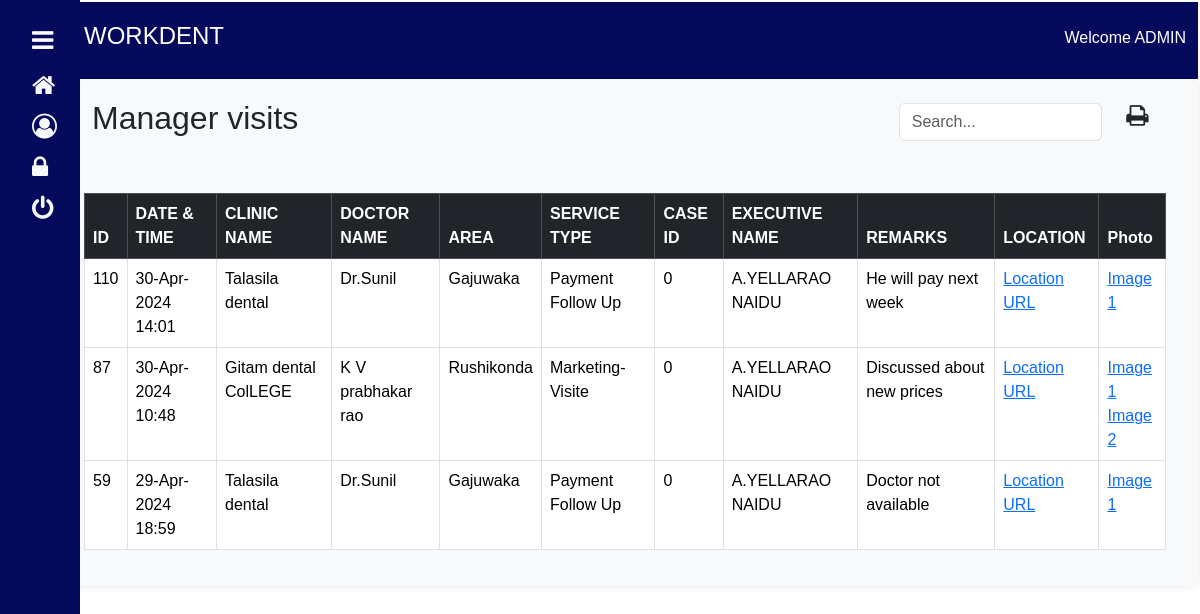
Screenshot of /workdent/admin/manager_report.php?name=A.YELLARAO+NAIDU (signed in) with the database file from the repository.
### tables this page shows
CREATE TABLE `managers` (
  `id` int(11) NOT NULL,
  `ClinicName` varchar(255) DEFAULT NULL,
  `DoctorName` varchar(255) DEFAULT NULL,
  `Service` varchar(255) DEFAULT NULL,
  `ExecutiveName` varchar(255) DEFAULT NULL,
  `AppointmentDateTime` datetime DEFAULT current_timestamp(),
  `Area` varchar(255) DEFAULT NULL,
  `Caseid` int(11) DEFAULT NULL,
  `cases` int(11) NOT NULL,
  `Remarks` text DEFAULT NULL,
  `Latitude` float DEFAULT NULL,
  `Longitude` float DEFAULT NULL,
  `Photo` varchar(100) NOT NULL
);

### workdent/admin/manager_report.php (the view, shortened to what this page needs)
<!DOCTYPE html>
<html lang="en">
<head>
  <link href="https://cdn.jsdelivr.net/npm/bootstrap@5.3.2/dist/css/bootstrap.min.css" rel="stylesheet">
  <link rel="stylesheet" href="https://cdnjs.cloudflare.com/ajax/libs/font-awesome/4.7.0/css/font-awesome.min.css">
</head>
<body onload="getLocation();">
<div id="sidebar" class=" ">
  <a href="#" onclick="toggleSidebar()" class="text-light"><i class="fa fa-bars"></i> <span>&nbsp;  MENU</span></a>
  <a href="welcome.php" class="text-light">
    <div class="icon-container">
      <i class="fa fa-home "></i>
    </div>
  </a>
  <a href="user_info.php" class="text-light">
        <div class="icon-container">
            <i class="fa fa-user-circle-o"></i>
        </div>
    </a>
  <a href="change_password.php" class="text-light">
    <div class="icon-container">
      <i class="fa fa-lock"></i>
    </div>
  </a>
  <a href="../index.php" class="text-light">
    <div class="icon-container">
      <i class="fa fa-power-off "></i>
    </div>
  </a>
</div>
<div id="main">
    <div id="nav-bg" class="container-fluid">
        <div class="row">
            <div class="col-lg-10 col-12">
                <h4 style="padding:20px;color:white">WORKDENT</h4>
            </div>
            <div class="col-lg-2">
                <span style="text-align: right; padding:20px;">
                    <a class="nav-link u-name" href="#" style="color: white;">
                        <?php
                        if(isset($_SESSION['username'])) {
                            echo "Welcome " .$_SESSION['username'];
                        } else {
                            header('Location: ../index.php');
                            exit();
                        }
                        ?>
                    </a>
                </span>
            </div>
        </div>
    </div>
 <div class="container-fluid  custom-container">
        <div class="d-flex justify-content-between align-items-center mb-4">
            <h2 style="margin-left:20px">Manager visits</h2>
           <div class="row">
                <div class="col-lg-9">
                        <div class="search-box">
                         <input type="text" class="form-control" placeholder="Search...">
                        </div>
                </div>
                <div class="col" id="printButtonWrapper">
                  <i onclick="window.print()" class="fa fa-print" style="font-size:24px"></i>
                </div>
            </div>
        </div>
        <div class="container-fluid mt-5" style="overflow-x:auto; ">
            <?php
            if (isset($_GET['name'])) {
                $name = $_GET['name'];
            } else {
                echo "Name parameter not found in the URL.";
                exit();
            }
        $servername = "localhost";
        $username = "u170552379_admin";
        $password = "DENTELLIGENt@2019";
        $dbname = "u170552379_workdent";
        $conn = new mysqli($servername, $username, $password, $dbname);
       $sql = "SELECT * from managers  WHERE ExecutiveName = '$name' ORDER BY AppointmentDateTime DESC";
        $result = $conn->query($sql);
        if ($result->num_rows > 0) {
            echo "<table class='table table-bordered'>";
            echo "<thead class='table-dark'><tr><th>ID </th><th>DATE & TIME </th><th>CLINIC NAME</th><th>DOCTOR NAME</th><th>AREA</th><th>SERVICE TYPE</th><th>CASE ID</th><th>EXECUTIVE NAME</th><th>REMARKS</th><th>LOCATION</th><th>Photo</th></tr></thead><tbody>";
            while($row = $result->fetch_assoc()) {
                $originalDate = $row["AppointmentDateTime"];
                $formattedDate = date("d-M-Y H:i", strtotime($originalDate));
                $photoNames = explode(",", $row['Photo']);
                $imageLinks = '';
                $imageNumber = 1;
                foreach ($photoNames as $photoName) {
                    $imageLinks .= "<a href='../manager/uploads/" . $photoName . "' target='_blank'>Image " . $imageNumber . "</a><br>";
                    $imageNumber++;
                }
               echo "<tr><td>" . $row["id"]. "</td><td>" . $formattedDate. "</td><td>" . $row["ClinicName"]. "</td><td>" . $row["DoctorName"]. "</td><td>" . $row["Area"]. "</td><td>" . $row["Service"].  "</td><td>" . $row["Caseid"]. "</td><td>" . $row["ExecutiveName"]. "</td><td>" . $row["Remarks"]. "</td><td><a href='https://maps.google.com/maps?q=" . $row['Latitude'] . "," . $row['Longitude'] . "&hl=es&z=14' target='_blank'> Location URL</a></td><td>" .  $imageLinks. "</td></tr>";
            }
            echo "</tbody></table>";
        } else {
            echo "<p class='text-danger'>No appointment details found</p>";
        }
        ?>
    </div>
</div>
</div>
</body>
</html>

### workdent/admin/manager_report.php (style rules this page uses)
body { margin: 0; font-family: 'Arial', sans-serif; }
.fa { font-size:25px; }
#sidebar { height: 100%; width: 80px; position: fixed; background-color: #050A5C; overflow-x: hidden; transition: 0.5s; padding-top: 20px; }
#sidebar a { padding: 8px 8px 8px 32px; text-decoration: none; font-size: 18px; color: white; display: block; transition: 0.3s; }
#main { margin-left: 50px; padding: 2px; }
.icon-container { display: flex; align-items: center; gap: 10px; }
#nav-bg { background-color: #050A5C; }
.custom-container { background-color: #f8f9fa; padding: 20px; border-radius: 10px; box-shadow: 0 0 10px rgba(0, 0, 0, 0.1); }
.search-box { float: right; }

### rows the page displays
managers: id "110", AppointmentDateTime "30-Apr-2024 14:01", ClinicName "Talasila dental", DoctorName "Dr.Sunil", Area "Gajuwaka", Service "Payment Follow Up", Caseid "0", ExecutiveName "A.YELLARAO NAIDU", Remarks "He will pay next week"
managers: id "87", AppointmentDateTime "30-Apr-2024 10:48", ClinicName "Gitam dental ColLEGE", DoctorName "K V prabhakar rao", Area "Rushikonda", Service "Marketing-Visite", Caseid "0", ExecutiveName "A.YELLARAO NAIDU", Remarks "Discussed about new prices"
managers: id "59", AppointmentDateTime "29-Apr-2024 18:59", ClinicName "Talasila dental", DoctorName "Dr.Sunil", Area "Gajuwaka", Service "Payment Follow Up", Caseid "0", ExecutiveName "A.YELLARAO NAIDU", Remarks "Doctor not available"

### other values shown
$_SESSION['username'] "ADMIN"
